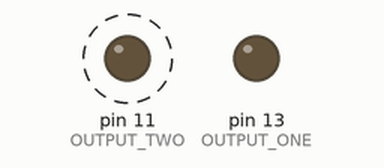
Simulated run of this sketch. Board: Arduino Uno, built with avr-gcc and run on an emulated ATmega328P. Shown: output pins drawn as LEDs (lit = HIGH). Dashed ring = blinking.

Above: at 0.9 s.
At 3.32 s:
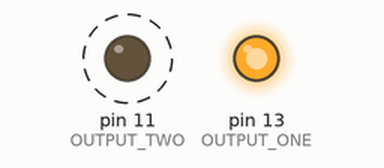
Timing chart, 0 to 3.7 s (numbered marks = the images above):
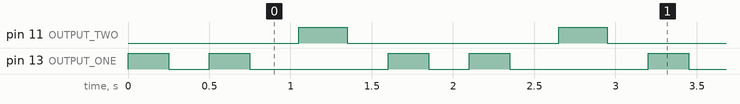

The sketch:

dancingLights.ino
```cpp
// With an interval <= 14, the light appears still
const int INTERVAL = 250;
const int DIFF = 50;
const int OUTPUT_ONE = 13;
const int OUTPUT_TWO = 11;

void setup() {
  // put your setup code here, to run once:
  pinMode(OUTPUT_ONE, OUTPUT);
  pinMode(OUTPUT_TWO, OUTPUT);
}

void loop() {
  // put your main code here, to run repeatedly:
  digitalWrite(OUTPUT_ONE, HIGH);
  delay(INTERVAL);
  digitalWrite(OUTPUT_ONE, LOW);
  delay(INTERVAL);
  digitalWrite(OUTPUT_ONE, HIGH);
  delay(INTERVAL);
  digitalWrite(OUTPUT_ONE, LOW);
  delay(INTERVAL + DIFF);
  digitalWrite(OUTPUT_TWO, HIGH);
  digitalWrite(OUTPUT_ONE, LOW);
  delay(INTERVAL + DIFF);
  digitalWrite(OUTPUT_TWO, LOW);
  delay(INTERVAL);
}
```

Measured:
- by itself, pin 11 (OUTPUT_TWO): alternates HIGH for 0.30 s and LOW for 1.3 s
- by itself, pin 13 (OUTPUT_ONE): repeats every 1.6 s: LOW 0.25 s, HIGH 0.25 s, LOW 0.85 s, HIGH 0.25 s
- by itself, everything shown: repeats every 1.6 s, in 6 steps
